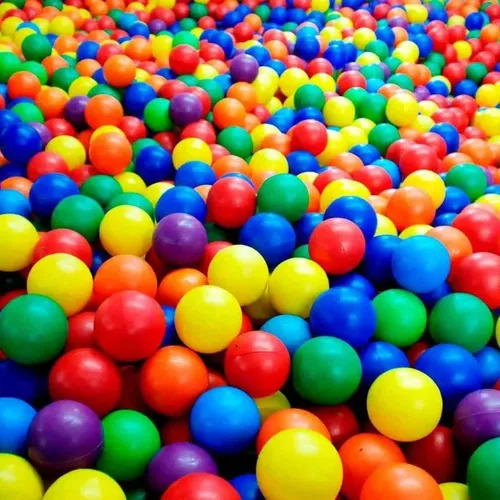
#> input picture imagens/imagem.jpg, 500 x 500 px
$ python 23-exemplo.py
#> lines starting #> are read from the running program, lines starting #| are printed output that depends on the picture; after the words box and inside, x2 and y2 are one past the last pixel; in counts of white or black regions, pixels touching at a corner belong together
import cv2

imagem = cv2.imread('imagens/imagem.jpg')
#> imagem is the input picture: shape (500, 500, 3); mean B, G, R 83.2, 110.7, 131.8

for i in range(0, imagem.shape[0]):
    for j in range(0, imagem.shape[1]):
        imagem[i][j] = (0,0,0)
#> imagem: shape (500, 500, 3); every value is 0

fonte = cv2.FONT_HERSHEY_SIMPLEX

cv2.putText(imagem, '255', (15, 65), fonte, 2, (255, 255, 255), 2, cv2.LINE_AA)
cv2.putText(imagem, '70', (125, 65), fonte, 2, (70, 70, 70), 2, cv2.LINE_AA)
cv2.putText(imagem, '100', (225, 65), fonte, 2, (100, 100, 100), 2, cv2.LINE_AA)
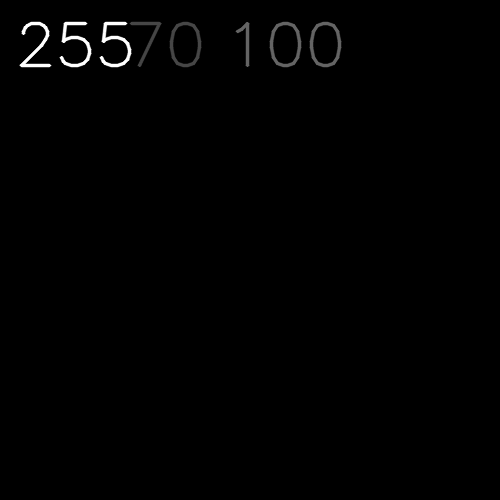
#> imagem: shape (500, 500, 3); min 0, max 255, mean 1.7
cv2.putText(imagem, '1', (405, 65), fonte, 2, (1, 1, 1), 2, cv2.LINE_AA)
#> imagem: shape (500, 500, 3); 0.07% of pixels changed, all inside (x1, y1, x2, y2) = (416, 22, 429, 67)

for i in range(0, imagem.shape[0]):
    for j in range(0, imagem.shape[1]):
        if imagem[i][j][0] != 0:
            imagem[i][j] = (255, 255, 255)
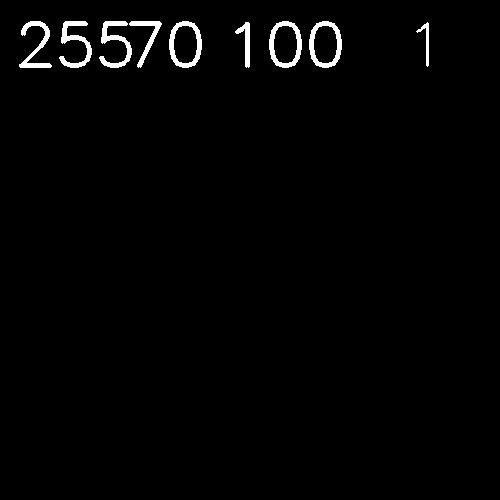
#> imagem: shape (500, 500, 3); 1.6% white; 9 white regions, largest, box (x1, y1, x2, y2) and area: (169, 21, 202, 68) 554, (269, 21, 302, 68) 554, (309, 21, 342, 68) 554

cv2.imshow("Imagem", imagem)
cv2.waitKey(0)
